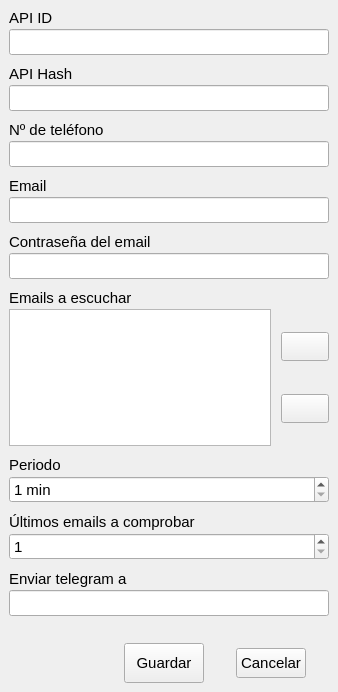
<?xml version="1.0" encoding="UTF-8"?>
<ui version="4.0">
 <class>MainWindow</class>
 <widget class="QMainWindow" name="MainWindow">
  <property name="geometry">
   <rect>
    <x>0</x>
    <y>0</y>
    <width>338</width>
    <height>692</height>
   </rect>
  </property>
  <property name="windowTitle">
   <string>Configuración</string>
  </property>
  <widget class="QWidget" name="centralwidget">
   <layout class="QVBoxLayout" name="verticalLayout">
    <property name="spacing">
     <number>10</number>
    </property>
    <item>
     <layout class="QVBoxLayout" name="verticalLayout_5">
      <property name="spacing">
       <number>2</number>
      </property>
      <item>
       <widget class="QLabel" name="label_api_id">
        <property name="font">
         <font>
          <pointsize>11</pointsize>
         </font>
        </property>
        <property name="text">
         <string>API ID</string>
        </property>
       </widget>
      </item>
      <item>
       <widget class="QLineEdit" name="line_api_id">
        <property name="font">
         <font>
          <pointsize>11</pointsize>
         </font>
        </property>
        <property name="echoMode">
         <enum>QLineEdit::Normal</enum>
        </property>
        <property name="clearButtonEnabled">
         <bool>true</bool>
        </property>
       </widget>
      </item>
     </layout>
    </item>
    <item>
     <layout class="QVBoxLayout" name="verticalLayout_6">
      <property name="spacing">
       <number>2</number>
      </property>
      <item>
       <widget class="QLabel" name="label_api_hash">
        <property name="font">
         <font>
          <pointsize>11</pointsize>
         </font>
        </property>
        <property name="text">
         <string>API Hash</string>
        </property>
       </widget>
      </item>
      <item>
       <widget class="QLineEdit" name="line_api_hash">
        <property name="font">
         <font>
          <pointsize>11</pointsize>
         </font>
        </property>
        <property name="echoMode">
         <enum>QLineEdit::Password</enum>
        </property>
        <property name="clearButtonEnabled">
         <bool>true</bool>
        </property>
       </widget>
      </item>
     </layout>
    </item>
    <item>
     <layout class="QVBoxLayout" name="verticalLayout_7">
      <property name="spacing">
       <number>2</number>
      </property>
      <item>
       <widget class="QLabel" name="label_phone">
        <property name="font">
         <font>
          <pointsize>11</pointsize>
         </font>
        </property>
        <property name="text">
         <string>Nº de teléfono</string>
        </property>
       </widget>
      </item>
      <item>
       <widget class="QLineEdit" name="line_phone">
        <property name="font">
         <font>
          <pointsize>11</pointsize>
         </font>
        </property>
        <property name="clearButtonEnabled">
         <bool>true</bool>
        </property>
       </widget>
      </item>
     </layout>
    </item>
    <item>
     <layout class="QVBoxLayout" name="verticalLayout_8">
      <property name="spacing">
       <number>2</number>
      </property>
      <item>
       <widget class="QLabel" name="label_email_name">
        <property name="font">
         <font>
          <pointsize>11</pointsize>
         </font>
        </property>
        <property name="text">
         <string>Email</string>
        </property>
       </widget>
      </item>
      <item>
       <widget class="QLineEdit" name="line_email_name">
        <property name="font">
         <font>
          <pointsize>11</pointsize>
         </font>
        </property>
        <property name="clearButtonEnabled">
         <bool>true</bool>
        </property>
       </widget>
      </item>
     </layout>
    </item>
    <item>
     <layout class="QVBoxLayout" name="verticalLayout_9">
      <property name="spacing">
       <number>2</number>
      </property>
      <item>
       <widget class="QLabel" name="label_email_pass">
        <property name="font">
         <font>
          <pointsize>11</pointsize>
         </font>
        </property>
        <property name="text">
         <string>Contraseña del email</string>
        </property>
       </widget>
      </item>
      <item>
       <widget class="QLineEdit" name="line_email_pass">
        <property name="font">
         <font>
          <pointsize>11</pointsize>
         </font>
        </property>
        <property name="echoMode">
         <enum>QLineEdit::Password</enum>
        </property>
        <property name="clearButtonEnabled">
         <bool>true</bool>
        </property>
       </widget>
      </item>
     </layout>
    </item>
    <item>
     <layout class="QVBoxLayout" name="verticalLayout_10">
      <property name="spacing">
       <number>2</number>
      </property>
      <item>
       <widget class="QLabel" name="label_emails">
        <property name="font">
         <font>
          <pointsize>11</pointsize>
         </font>
        </property>
        <property name="text">
         <string>Emails a escuchar</string>
        </property>
       </widget>
      </item>
      <item>
       <layout class="QHBoxLayout" name="horizontalLayout_4">
        <property name="spacing">
         <number>10</number>
        </property>
        <item>
         <widget class="QListWidget" name="list_emails">
          <property name="minimumSize">
           <size>
            <width>0</width>
            <height>120</height>
           </size>
          </property>
          <property name="font">
           <font>
            <pointsize>11</pointsize>
           </font>
          </property>
          <property name="dragDropMode">
           <enum>QAbstractItemView::InternalMove</enum>
          </property>
          <property name="verticalScrollMode">
           <enum>QAbstractItemView::ScrollPerPixel</enum>
          </property>
          <property name="horizontalScrollMode">
           <enum>QAbstractItemView::ScrollPerPixel</enum>
          </property>
         </widget>
        </item>
        <item>
         <layout class="QVBoxLayout" name="verticalLayout_2">
          <item>
           <widget class="QPushButton" name="button_add">
            <property name="sizePolicy">
             <sizepolicy hsizetype="Maximum" vsizetype="Fixed">
              <horstretch>29</horstretch>
              <verstretch>29</verstretch>
             </sizepolicy>
            </property>
            <property name="minimumSize">
             <size>
              <width>29</width>
              <height>29</height>
             </size>
            </property>
            <property name="font">
             <font>
              <pointsize>11</pointsize>
             </font>
            </property>
            <property name="text">
             <string/>
            </property>
           </widget>
          </item>
          <item>
           <widget class="QPushButton" name="button_delete">
            <property name="sizePolicy">
             <sizepolicy hsizetype="Maximum" vsizetype="Fixed">
              <horstretch>29</horstretch>
              <verstretch>29</verstretch>
             </sizepolicy>
            </property>
            <property name="minimumSize">
             <size>
              <width>29</width>
              <height>29</height>
             </size>
            </property>
            <property name="font">
             <font>
              <pointsize>11</pointsize>
             </font>
            </property>
            <property name="text">
             <string/>
            </property>
           </widget>
          </item>
         </layout>
        </item>
       </layout>
      </item>
     </layout>
    </item>
    <item>
     <layout class="QVBoxLayout" name="verticalLayout_11">
      <property name="spacing">
       <number>2</number>
      </property>
      <item>
       <widget class="QLabel" name="label_period">
        <property name="font">
         <font>
          <pointsize>11</pointsize>
         </font>
        </property>
        <property name="text">
         <string>Periodo</string>
        </property>
       </widget>
      </item>
      <item>
       <widget class="QSpinBox" name="spin_period">
        <property name="font">
         <font>
          <pointsize>11</pointsize>
         </font>
        </property>
        <property name="suffix">
         <string> min</string>
        </property>
        <property name="minimum">
         <number>1</number>
        </property>
        <property name="maximum">
         <number>999999</number>
        </property>
       </widget>
      </item>
     </layout>
    </item>
    <item>
     <layout class="QVBoxLayout" name="verticalLayout_12">
      <property name="spacing">
       <number>2</number>
      </property>
      <item>
       <widget class="QLabel" name="label_n_emails">
        <property name="font">
         <font>
          <pointsize>11</pointsize>
         </font>
        </property>
        <property name="text">
         <string>Últimos emails a comprobar</string>
        </property>
       </widget>
      </item>
      <item>
       <widget class="QSpinBox" name="spin_n_emails">
        <property name="font">
         <font>
          <pointsize>11</pointsize>
         </font>
        </property>
        <property name="minimum">
         <number>1</number>
        </property>
        <property name="maximum">
         <number>999999</number>
        </property>
       </widget>
      </item>
     </layout>
    </item>
    <item>
     <layout class="QVBoxLayout" name="verticalLayout_13">
      <property name="spacing">
       <number>2</number>
      </property>
      <item>
       <widget class="QLabel" name="label_send_to">
        <property name="font">
         <font>
          <pointsize>11</pointsize>
         </font>
        </property>
        <property name="text">
         <string>Enviar telegram a</string>
        </property>
       </widget>
      </item>
      <item>
       <widget class="QLineEdit" name="line_send_to">
        <property name="font">
         <font>
          <pointsize>11</pointsize>
         </font>
        </property>
        <property name="echoMode">
         <enum>QLineEdit::Normal</enum>
        </property>
        <property name="clearButtonEnabled">
         <bool>true</bool>
        </property>
       </widget>
      </item>
     </layout>
    </item>
    <item>
     <spacer name="verticalSpacer">
      <property name="orientation">
       <enum>Qt::Vertical</enum>
      </property>
      <property name="sizeType">
       <enum>QSizePolicy::Fixed</enum>
      </property>
      <property name="sizeHint" stdset="0">
       <size>
        <width>258</width>
        <height>17</height>
       </size>
      </property>
     </spacer>
    </item>
    <item>
     <layout class="QHBoxLayout" name="horizontalLayout_2" stretch="1,1,1">
      <item>
       <spacer name="horizontalSpacer">
        <property name="orientation">
         <enum>Qt::Horizontal</enum>
        </property>
        <property name="sizeType">
         <enum>QSizePolicy::Expanding</enum>
        </property>
        <property name="sizeHint" stdset="0">
         <size>
          <width>40</width>
          <height>20</height>
         </size>
        </property>
       </spacer>
      </item>
      <item>
       <widget class="QPushButton" name="button_save">
        <property name="sizePolicy">
         <sizepolicy hsizetype="Maximum" vsizetype="Fixed">
          <horstretch>40</horstretch>
          <verstretch>40</verstretch>
         </sizepolicy>
        </property>
        <property name="minimumSize">
         <size>
          <width>40</width>
          <height>40</height>
         </size>
        </property>
        <property name="font">
         <font>
          <pointsize>11</pointsize>
         </font>
        </property>
        <property name="text">
         <string>Guardar</string>
        </property>
       </widget>
      </item>
      <item>
       <layout class="QHBoxLayout" name="horizontalLayout_3">
        <property name="spacing">
         <number>0</number>
        </property>
        <item>
         <spacer name="horizontalSpacer_2">
          <property name="orientation">
           <enum>Qt::Horizontal</enum>
          </property>
          <property name="sizeHint" stdset="0">
           <size>
            <width>40</width>
            <height>20</height>
           </size>
          </property>
         </spacer>
        </item>
        <item>
         <widget class="QPushButton" name="button_cancel">
          <property name="sizePolicy">
           <sizepolicy hsizetype="Maximum" vsizetype="Fixed">
            <horstretch>70</horstretch>
            <verstretch>30</verstretch>
           </sizepolicy>
          </property>
          <property name="minimumSize">
           <size>
            <width>70</width>
            <height>30</height>
           </size>
          </property>
          <property name="font">
           <font>
            <pointsize>11</pointsize>
           </font>
          </property>
          <property name="text">
           <string>Cancelar</string>
          </property>
         </widget>
        </item>
        <item>
         <spacer name="horizontalSpacer_3">
          <property name="orientation">
           <enum>Qt::Horizontal</enum>
          </property>
          <property name="sizeHint" stdset="0">
           <size>
            <width>40</width>
            <height>20</height>
           </size>
          </property>
         </spacer>
        </item>
       </layout>
      </item>
     </layout>
    </item>
   </layout>
  </widget>
 </widget>
 <resources/>
 <connections/>
</ui>
